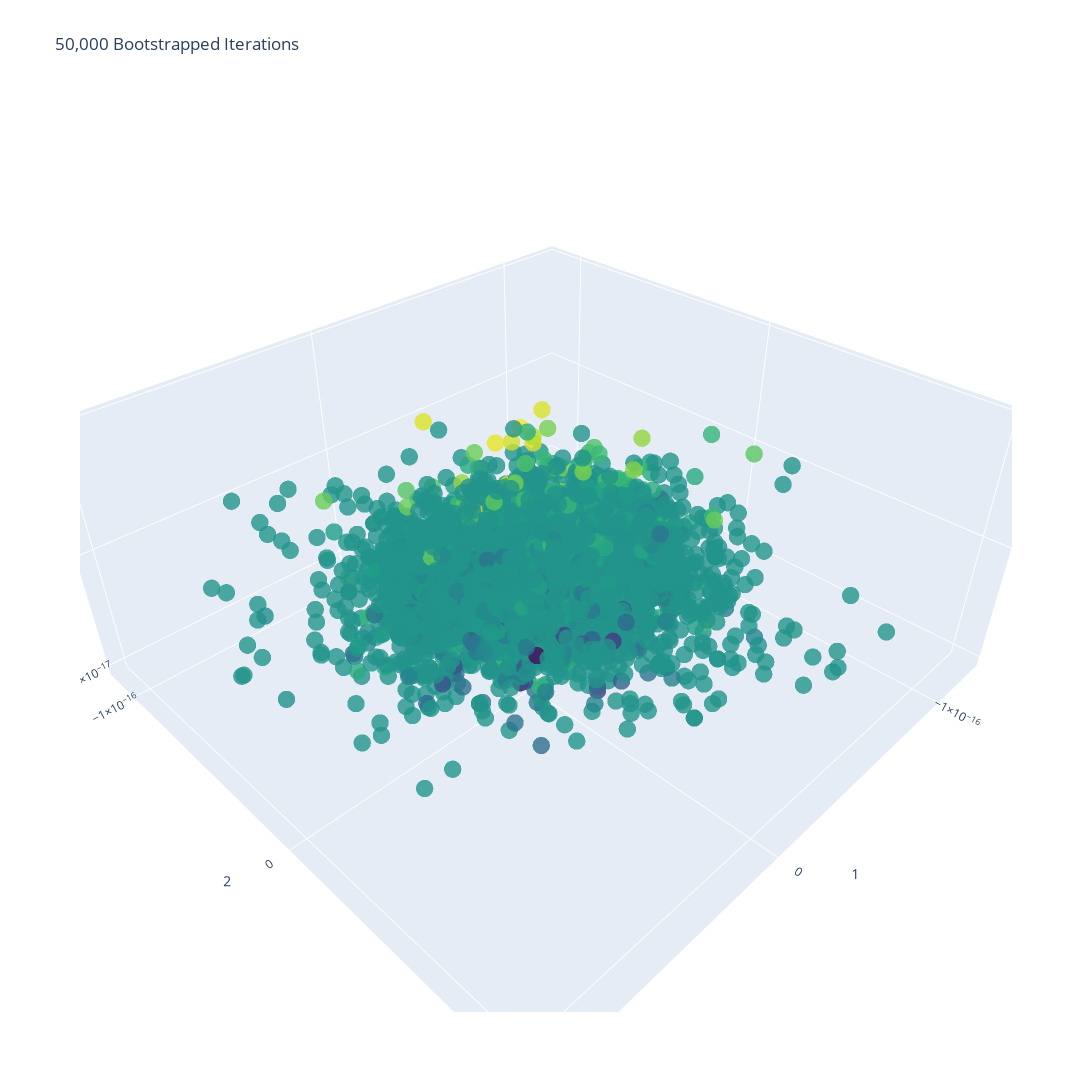

Notebook cell for this chart:
### Markdown cell above
PCA Component Matricies

### Code cell
import plotly.graph_objects as go

data = fa_results

# Unpack the data
x = [item[0] for item in data]
y = [item[1] for item in data]
z = [item[2] for item in data]

fig = go.Figure(data=[go.Scatter3d(
    x=x,
    y=y,
    z=z,
    mode='markers',
    marker=dict(
        size=6,
        color=z,                # set color to an arry/list of desired values
        colorscale='Viridis',    # choose a colorscale
        opacity=0.8
    )
)])

# Set the size of the plot
fig.update_layout(
    autosize=False,
    width=1600,   # Set the width of the plot
    height=1200,  # Set the height of the plot
    scene = dict(
        xaxis_title='1',
        yaxis_title='2',
        zaxis_title='3'
    ),
    title='50,000 Bootstrapped Iterations'
)


# Show the plot
fig.show()

### Figure 1 — Plotly figure (JSON) as saved in the notebook; plotly's stock layout.template omitted (floating-point values rounded to 4 significant figures; data arrays with more than 128 entries replaced by an {"elided": "..."} marker saying what was removed)
{"data": [{"marker": {"color": {"elided": "5000 float values"}, "colorscale": [[0, "#440154"], [0.1111, "#482878"], [0.2222, "#3e4989"], [0.3333, "#31688e"], [0.4444, "#26828e"], [0.5556, "#1f9e89"], [0.6667, "#35b779"], [0.7778, "#6ece58"], [0.8889, "#b5de2b"], [1, "#fde725"]], "opacity": 0.8, "size": 6}, "mode": "markers", "type": "scatter3d", "x": {"elided": "5000 float values"}, "y": {"elided": "5000 float values"}, "z": {"elided": "5000 float values"}}], "layout": {"autosize": false, "height": 1200, "scene": {"xaxis": {"title": {"text": "1"}}, "yaxis": {"title": {"text": "2"}}, "zaxis": {"title": {"text": "3"}}}, "title": {"text": "50,000 Bootstrapped Iterations"}, "width": 1600}}
